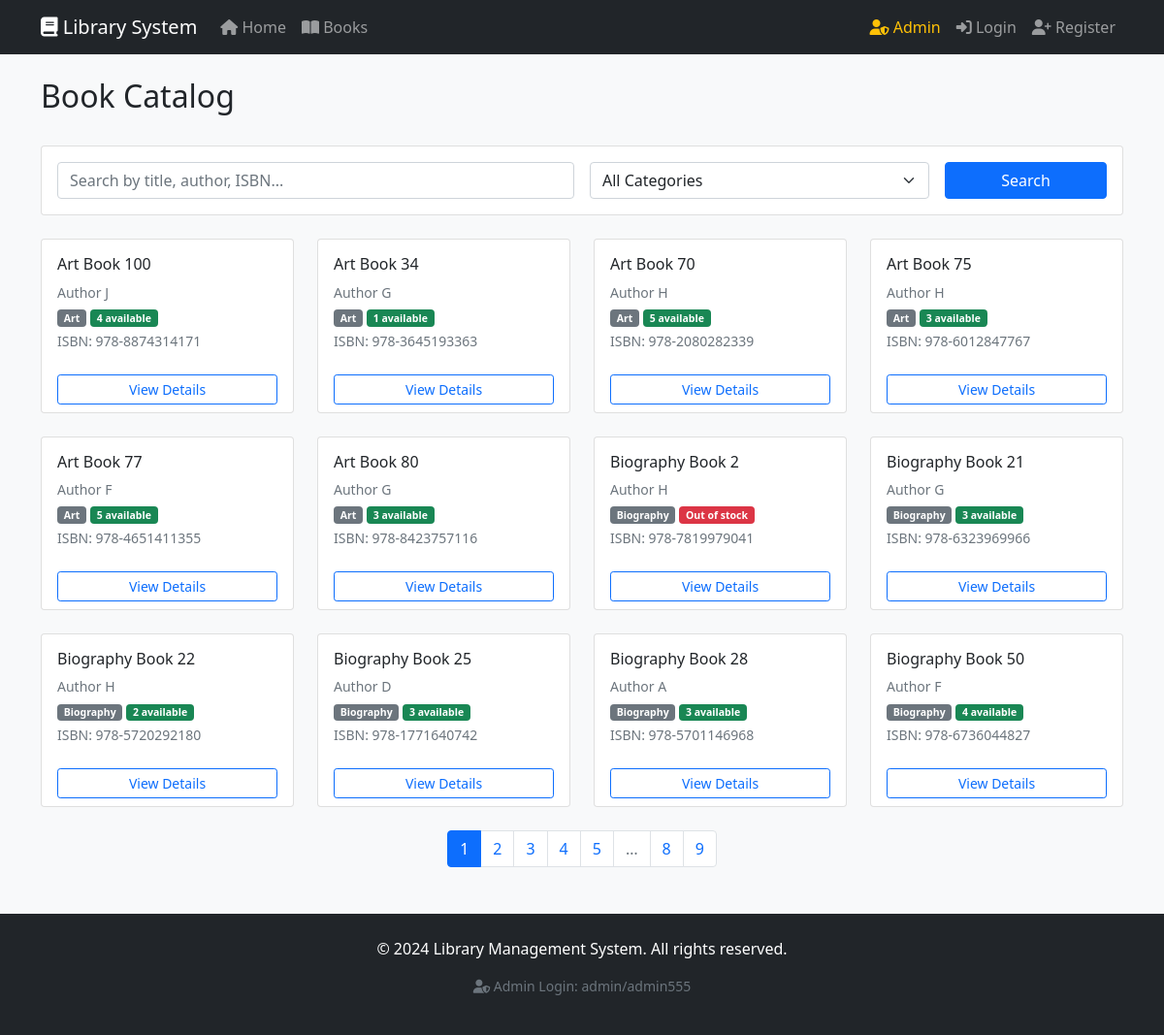
Before: /books with the older database file.
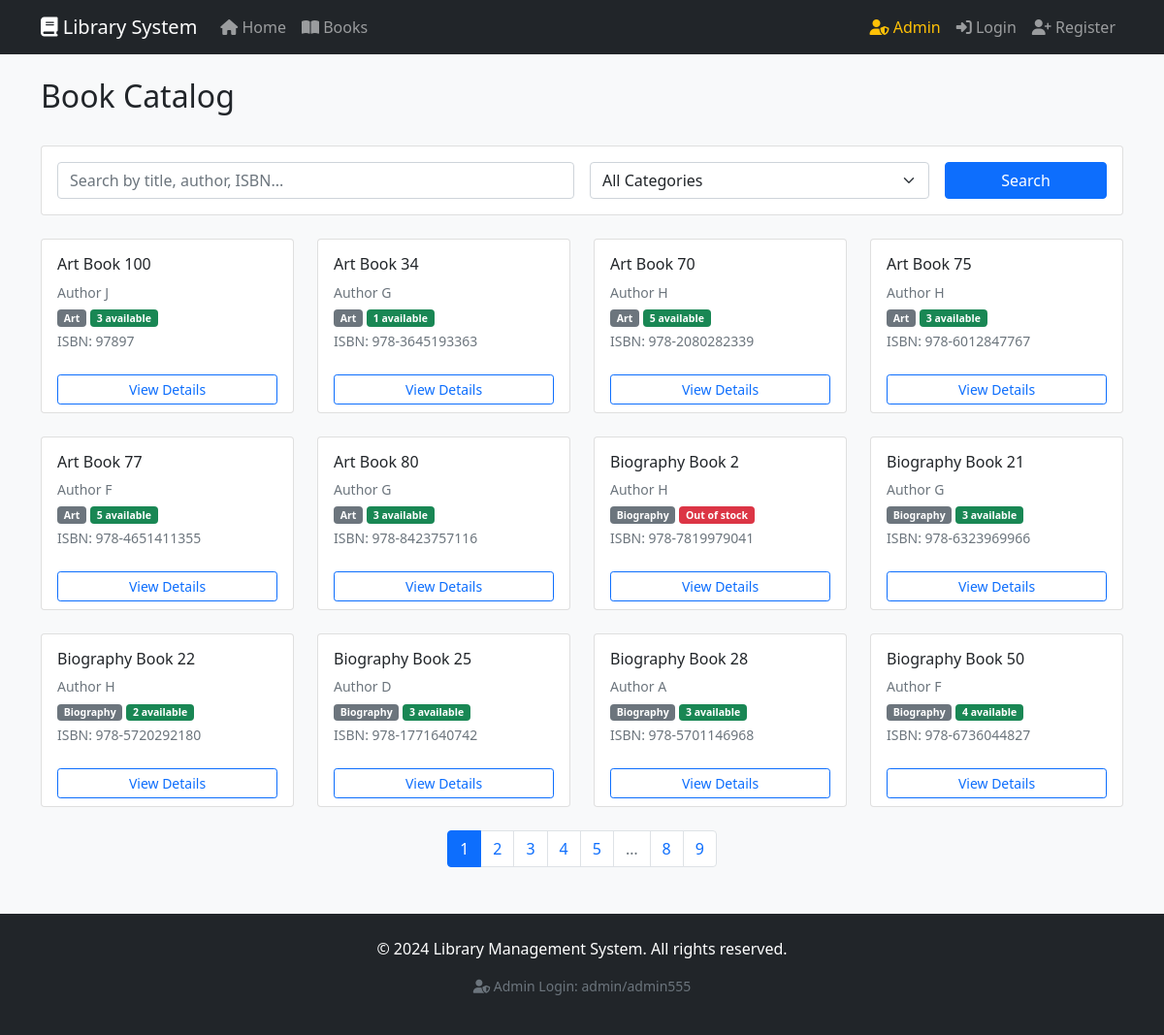
After: the same page with the newer database file.
### models/book.py (models this page shows)
class Book(db.Model):
    __tablename__ = 'books'
    id = db.Column(db.Integer, primary_key=True)
    title = db.Column(db.String(200), nullable=False)
    author = db.Column(db.String(100), nullable=False)
    isbn = db.Column(db.String(5), unique=True, nullable=False)  # Changed to 5 characters
    category = db.Column(db.String(50), nullable=False)
    publisher = db.Column(db.String(100))
    publication_year = db.Column(db.Integer)
    total_copies = db.Column(db.Integer, default=1)
    available_copies = db.Column(db.Integer, default=1)
    location = db.Column(db.String(50))
    description = db.Column(db.Text)
    status = db.Column(db.String(20), default='available')
    created_date = db.Column(db.DateTime, default=datetime.utcnow)
    __table_args__ = (
        CheckConstraint('length(isbn) = 5', name='isbn_length_check'),
        CheckConstraint('isbn ~ \'^[0-9]{5}$\'', name='isbn_numeric_check'),
    )

### routes/book_routes.py (the view, shortened to what this page needs)
@book_bp.route('/books')
def book_catalog():
    page = request.args.get('page', 1, type=int)
    category = request.args.get('category', '')
    search = request.args.get('search', '')
    query = Book.query
    if category:
        query = query.filter(Book.category == category)
    books = query.order_by(Book.title).paginate(page=page, per_page=12, error_out=False)
    categories = db.session.query(Book.category).distinct().all()
    categories = [cat[0] for cat in categories]
    return render_template('books/catalog.html',
                         books=books,
                         categories=categories,
                         current_category=category,
                         search_term=search)

### templates/books/catalog.html (shortened to what this page needs)
{% extends "base.html" %}
{% block content %}
<div class="row mb-4">
    <div class="col-md-8">
        <h2>Book Catalog</h2>
    </div>
    <div class="col-md-4 text-end">
    </div>
</div>
<div class="card mb-4">
    <div class="card-body">
        <form method="GET" class="row g-3">
            <div class="col-md-6">
                <input type="text" class="form-control" name="search" placeholder="Search by title, author, ISBN..." value="{{ search_term }}">
            </div>
            <div class="col-md-4">
                <select class="form-select" name="category">
                    <option value="">All Categories</option>
                </select>
            </div>
            <div class="col-md-2">
                <button type="submit" class="btn btn-primary w-100">Search</button>
            </div>
        </form>
    </div>
</div>
<div class="row">
    {% for book in books.items %}
    <div class="col-md-3 mb-4">
        <div class="card book-card h-100">
            <div class="card-body">
                <h6 class="card-title text-truncate" title="{{ book.title }}">{{ book.title }}</h6>
                <p class="card-text text-muted small mb-1">{{ book.author }}</p>
                <p class="card-text small mb-1">
                    <span class="badge bg-secondary">{{ book.category }}</span>
                    {% if book.available_copies > 0 %}
                        <span class="badge bg-success">{{ book.available_copies }} available</span>
                    {% else %}
                        <span class="badge bg-danger">Out of stock</span>
                    {% endif %}
                </p>
                <p class="card-text small text-muted mb-0">
                    ISBN: {{ book.isbn }}
                </p>
            </div>
            <div class="card-footer bg-transparent border-top-0">
                <a href="{{ url_for('books.book_details', book_id=book.id) }}"
                   class="btn btn-sm btn-outline-primary w-100">View Details</a>
            </div>
        </div>
    </div>
    {% endfor %}
</div>
{% if books.pages > 1 %}
<nav aria-label="Page navigation">
    <ul class="pagination justify-content-center">
        {% for page_num in books.iter_pages() %}
            {% if page_num %}
                <li class="page-item {% if page_num == books.page %}active{% endif %}">
                    <a class="page-link" href="{{ url_for('books.book_catalog', page=page_num, search=search_term, category=current_category) }}">
                        {{ page_num }}
                    </a>
                </li>
            {% else %}
                <li class="page-item disabled"><span class="page-link">…</span></li>
            {% endif %}
        {% endfor %}
    </ul>
</nav>
{% endif %}
{% endblock %}

Changed rows visible on the page:
changed Book "Art Book 100": available_copies "4" → "3"; isbn "978-8874314171" → "97897"
